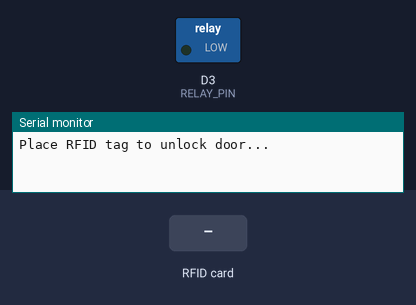
The sketch below on a simulated ESP8266 (NodeMCU). Parts: switched loads named in the sketch (green lamp = pin HIGH), the last lines printed to the serial monitor. The test bench sets the inputs (shaded band).

Above: at 1.2 s.
1.3 s: RFID card 73 A9 31 FA held to the reader
At 1.9 s:
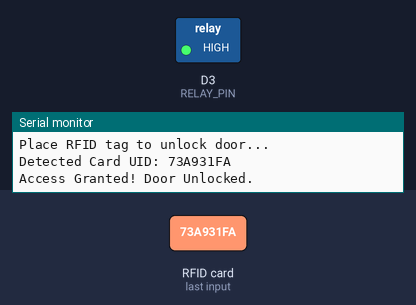
Timing chart, 0 to 7.8 s (numbered marks = the images above; inputs shaded):
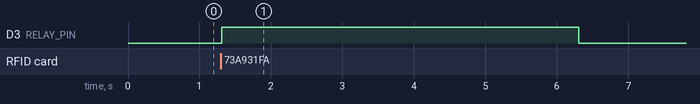

Measured:
- after the input at 1.3 s, D3 (RELAY_PIN): LOW → HIGH at once, → LOW 5.0 s later

The sketch:

1003.ino
```cpp
#include <SPI.h>
#include <MFRC522.h>

#define RST_PIN D4  // Reset pin for RFID
#define SS_PIN D8   // Slave Select pin for RFID
#define RELAY_PIN D3 // Relay pin for door unlocking

MFRC522 rfid(SS_PIN, RST_PIN);  // Create RFID object

// Define authorized RFID tag (Replace with actual UID)
String authorizedTag = "73A931FA"; // Example UID

void setup() {
    Serial.begin(115200);
    SPI.begin();          // Start SPI communication
    rfid.PCD_Init();      // Initialize RFID module
    pinMode(RELAY_PIN, OUTPUT);
    digitalWrite(RELAY_PIN, LOW); // Ensure relay is initially OFF
    Serial.println("Place RFID tag to unlock door...");
}

void loop() {
    // Check if an RFID tag is present
    if (!rfid.PICC_IsNewCardPresent() || !rfid.PICC_ReadCardSerial()) {
        return;
    }

    // Read the UID from the tag
    String tag = "";
    for (byte i = 0; i < 4; i++) {
        tag += String(rfid.uid.uidByte[i], HEX);
    }
    tag.toUpperCase(); // Convert to uppercase for consistency

    Serial.println("Detected Card UID: " + tag);

    // Check if the detected UID matches the authorized tag
    if (tag == authorizedTag) {
        Serial.println("Access Granted! Door Unlocked.");
        digitalWrite(RELAY_PIN, HIGH); // Activate relay
        delay(5000); // Keep the relay ON for 5 seconds (Adjust as needed)
        digitalWrite(RELAY_PIN, LOW); // Turn OFF relay
        Serial.println("Door Locked.");
    } else {
        Serial.println("Access Denied!");
    }

    delay(1000); // Small delay before reading next tag
    rfid.PICC_HaltA();
    rfid.PCD_StopCrypto1();
}
```
